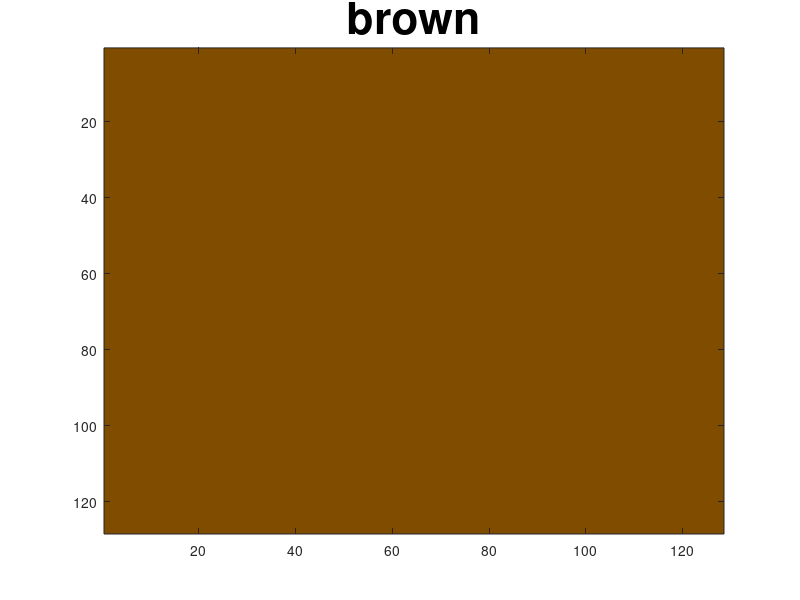

Write the MATLAB code that produced this figure.
function COLOR_TOUR()

% Create a matrix of colors, to display:
color_values    = [     0   0   0;
                        0.5 0.5 0.5;
                        1   1   1;
                        1   0   0;
                        0   1   0;
                        0   0   1;
                        1   0   1;
                        1   1   0;
                        0   1   1;
                        1   0.80 0.80 ;
                        1   0.60 0.00 ;
                        0.5 0.30 0.00 ];

% Create a "cell array" of color names:
color_names     = {     'black', ...
                        'gray', ...
                        'white', ...
                        'red', ...
                        'green', ...
                        'blue', ...
                        'magenta', ...
                        'yellow', ...
                        'cyan', ...
                        'pink', ...
                        'orange', ...
                        'brown'  };
                   
        
                    
        %
        %  Figure out the number of colors in the list.
        %  size( variable, 1 )  returns the number of rows.
        %
        n_colors = size(color_values,1);
        
        %
        %  Create a figure to display the image in.  
        %  Make it big.
        %
        fig = figure('Position', [200 200 512 512] );
        
        for color_index = 1 : n_colors 
            im_new    = zeros( 128, 128, 3 );
            for plane_index = 1 : 3
                im_new(:,:,plane_index) = color_values( color_index, plane_index );
            end
            
            %
            %  DISPLAY THE IMAGE FORMED:
            %
            imagesc( im_new );
            title( color_names{color_index}, 'FontSize', 32 );
            
            posit       = get( gcf(), 'Position' );     %  GET THE FIGURE POSITION:
            posit(3)    = 512;                          %  Change dimensions to 512x512.
            posit(4)    = 512;
            set( gcf, 'Position', posit );              %  Actually make the dimensions change.
            
            pause(0.75);                                       %  Wait for use input...
        end

end


